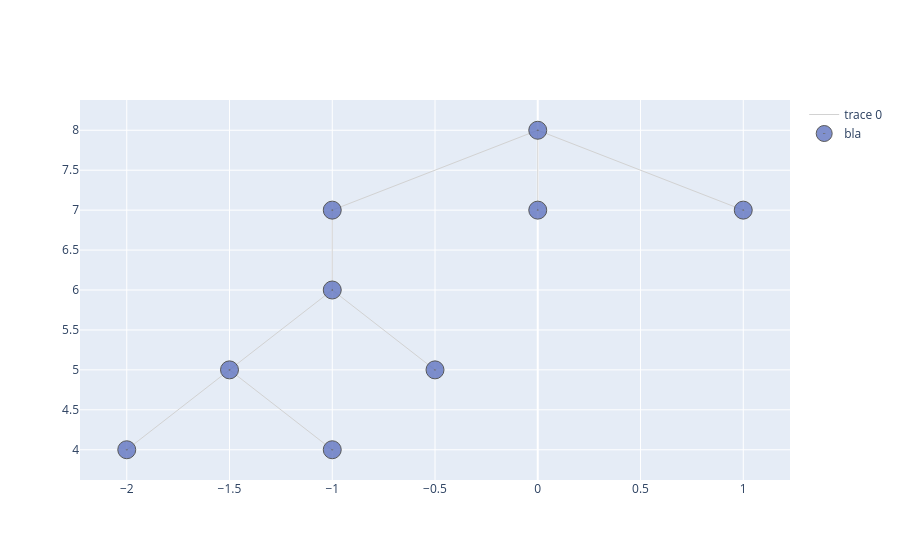

Notebook cell for this chart:
### Code cell
import plotly.graph_objects as go
fig = go.Figure()
fig.add_trace(go.Scatter(x=Xe,
                   y=Ye,
                   mode='lines',
                   line=dict(color='rgb(210,210,210)', width=1),
                   hoverinfo='none'
                   ))
fig.add_trace(go.Scatter(x=Xn,
                  y=Yn,
                  mode='markers',
                  name='bla',
                  marker=dict(symbol='circle-dot',
                                size=18,
                                color='#6175c1',    #'#DB4551',
                                line=dict(color='rgb(50,50,50)', width=1)
                                ),
                  text=labels,
                  hoverinfo='text',
                  opacity=0.8
                  ))

### Figure 1 — Plotly figure (JSON) as saved in the notebook; plotly's stock layout.template omitted (floating-point values rounded to 4 significant figures)
{"data": [{"hoverinfo": "none", "line": {"color": "rgb(210,210,210)", "width": 1}, "mode": "lines", "type": "scatter", "x": [-1, -1, null, -1, 0, null, -1, -1.5, null, -1, -0.5, null, 0, 0, null, 0, 1, null, -1.5, -2, null, -1.5, -1, null], "y": [7, 6, null, 7, 8, null, 6, 5, null, 6, 5, null, 8, 7, null, 8, 7, null, 5, 4, null, 5, 4, null]}, {"hoverinfo": "text", "marker": {"color": "#6175c1", "line": {"color": "rgb(50,50,50)", "width": 1}, "size": 18, "symbol": "circle-dot"}, "mode": "markers", "name": "bla", "opacity": 0.8, "text": ["0", "1", "2", "3", "4", "5", "6", "7", "8"], "type": "scatter", "x": [-1, -1, 0, -1.5, -0.5, 0, 1, -2, -1], "y": [7, 6, 8, 5, 5, 7, 7, 4, 4]}], "layout": {}}
